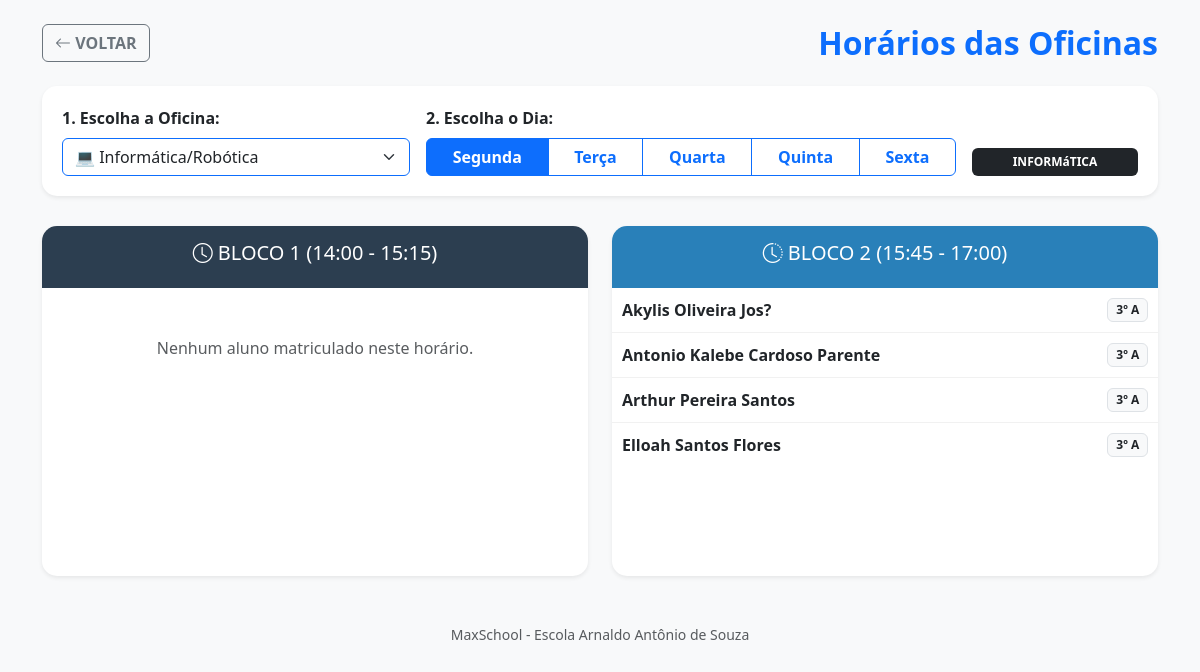
The app's page /grade_horarios.php (signed in) with its own data.
### tables this page shows
CREATE TABLE `alunos` (
  `id` int(11) NOT NULL,
  `nome` varchar(100) NOT NULL,
  `ano` int(11) NOT NULL,
  `turma` varchar(5) NOT NULL,
  `turno` enum('Matutino','Vespertino') NOT NULL,
  `data_cadastro` timestamp NOT NULL DEFAULT current_timestamp()
);

### grade_horarios.php (the view, shortened to what this page needs)
<?php
include 'includes/db.php';
$dia_filtro     = isset($_GET['dia']) ? $_GET['dia'] : 'Segunda';
$oficina_filtro = isset($_GET['oficina']) ? $_GET['oficina'] : 'Informática';
$turno_filtro   = 'Vespertino';
function buscarGrade($conn, $dia, $oficina, $bloco, $turno) {
    $sql = "SELECT a.nome, a.ano, a.turma
            FROM oficinas o
            JOIN alunos a ON o.aluno_id = a.id
            WHERE o.dia_semana LIKE '%$dia%'
            AND o.nome_oficina = '$oficina'
            AND o.bloco = '$bloco'
            AND o.turno = '$turno'
            ORDER BY a.nome ASC";
    return $conn->query($sql);
}
$bloco1 = buscarGrade($conn, $dia_filtro, $oficina_filtro, 'Bloco 1', $turno_filtro);
$bloco2 = buscarGrade($conn, $dia_filtro, $oficina_filtro, 'Bloco 2', $turno_filtro);
?>
<!DOCTYPE html>
<html lang="pt-br">
<head>
    <link href="https://cdn.jsdelivr.net/npm/bootstrap@5.3.0/dist/css/bootstrap.min.css" rel="stylesheet">
    <link rel="stylesheet" href="https://cdn.jsdelivr.net/npm/bootstrap-icons@1.10.5/font/bootstrap-icons.css">
</head>
<body>
<div class="container py-4">
    <div class="d-flex justify-content-between align-items-center mb-4">
        <a href="admin.php" class="btn btn-outline-secondary fw-bold">
            <i class="bi bi-arrow-left"></i> VOLTAR
        </a>
        <h2 class="fw-bold mb-0 text-primary">Horários das Oficinas</h2>
    </div>
    <div class="filtro-secao shadow-sm">
        <form method="GET" class="row g-3 align-items-end">
            <div class="col-md-4">
                <label class="form-label fw-bold">1. Escolha a Oficina:</label>
                <select name="oficina" class="form-select border-primary" onchange="this.form.submit()">
                    <option value="Informática" <?php if($oficina_filtro == 'Informática') echo 'selected'; ?>>💻 Informática/Robótica</option>
                </select>
            </div>
            <div class="col-md-6">
                <label class="form-label fw-bold">2. Escolha o Dia:</label>
                <div class="btn-group w-100">
                    <?php
                    $dias = ['Segunda', 'Terça', 'Quarta', 'Quinta', 'Sexta'];
                    foreach($dias as $d):
                        $active = ($dia_filtro == $d) ? 'btn-primary' : 'btn-outline-primary';
                    ?>
                        <a href="?oficina=<?php echo $oficina_filtro; ?>&dia=<?php echo $d; ?>" class="btn <?php echo $active; ?> fw-bold">
                            <?php echo $d; ?>
                        </a>
                    <?php endforeach; ?>
                </div>
            </div>
            <div class="col-md-2 text-center">
                <span class="badge bg-dark p-2 w-100"><?php echo strtoupper($oficina_filtro); ?></span>
            </div>
        </form>
    </div>
    <div class="row">
        <div class="col-md-6">
            <div class="card card-bloco shadow-sm mb-4">
                <div class="head-1 text-center">
                    <h5><i class="bi bi-clock"></i> BLOCO 1 (14:00 - 15:15)</h5>
                </div>
                <div class="card-body p-0">
                    <?php if($bloco1->num_rows > 0): ?>
                        <?php while($al = $bloco1->fetch_assoc()): ?>
                            <div class="aluno-linha">
                                <span><strong><?php echo $al['nome']; ?></strong></span>
                                <span class="badge bg-light text-dark border"><?php echo $al['ano']; ?>º <?php echo $al['turma']; ?></span>
                            </div>
                        <?php endwhile; ?>
                    <?php else: ?>
                        <div class="text-center mt-5 text-muted">Nenhum aluno matriculado neste horário.</div>
                    <?php endif; ?>
                </div>
            </div>
        </div>
        <div class="col-md-6">
            <div class="card card-bloco shadow-sm mb-4">
                <div class="head-2 text-center">
                    <h5><i class="bi bi-clock-history"></i> BLOCO 2 (15:45 - 17:00)</h5>
                </div>
                <div class="card-body p-0">
                    <?php if($bloco2->num_rows > 0): ?>
                        <?php while($al = $bloco2->fetch_assoc()): ?>
                            <div class="aluno-linha">
                                <span><strong><?php echo $al['nome']; ?></strong></span>
                                <span class="badge bg-light text-dark border"><?php echo $al['ano']; ?>º <?php echo $al['turma']; ?></span>
                            </div>
                        <?php endwhile; ?>
                    <?php else: ?>
                        <div class="text-center mt-5 text-muted">Nenhum aluno matriculado neste horário.</div>
                    <?php endif; ?>
                </div>
            </div>
        </div>
    </div>
    <footer class="text-center mt-4 text-muted small">
        MaxSchool - Escola Arnaldo Antônio de Souza
    </footer>
</div>
</body>
</html>

### grade_horarios.php (style rules this page uses)
body { background-color: #f8f9fa; font-family: 'Segoe UI', sans-serif; }
.card-bloco { border-radius: 15px; border: none; min-height: 350px; transition: 0.3s; }
.head-1 { background: #2c3e50; color: white; border-radius: 15px 15px 0 0; padding: 15px; }
.head-2 { background: #2980b9; color: white; border-radius: 15px 15px 0 0; padding: 15px; }
.aluno-linha { border-bottom: 1px solid #f1f1f1; padding: 10px; display: flex; justify-content: space-between; }
.aluno-linha:last-child { border-bottom: none; }
.filtro-secao { background: white; padding: 20px; border-radius: 15px; margin-bottom: 30px; }

### records on screen
alunos: nome "Akylis Oliveira Jos?", ano "3", turma "A"
alunos: nome "Antonio Kalebe Cardoso Parente", ano "3", turma "A"
alunos: nome "Arthur Pereira Santos", ano "3", turma "A"
alunos: nome "Elloah Santos Flores", ano "3", turma "A"

### other values on screen
$d "Segunda"
$d "Terça"
$d "Quarta"
$d "Quinta"
$d "Sexta"
$oficina_filtro "INFORMáTICA"
